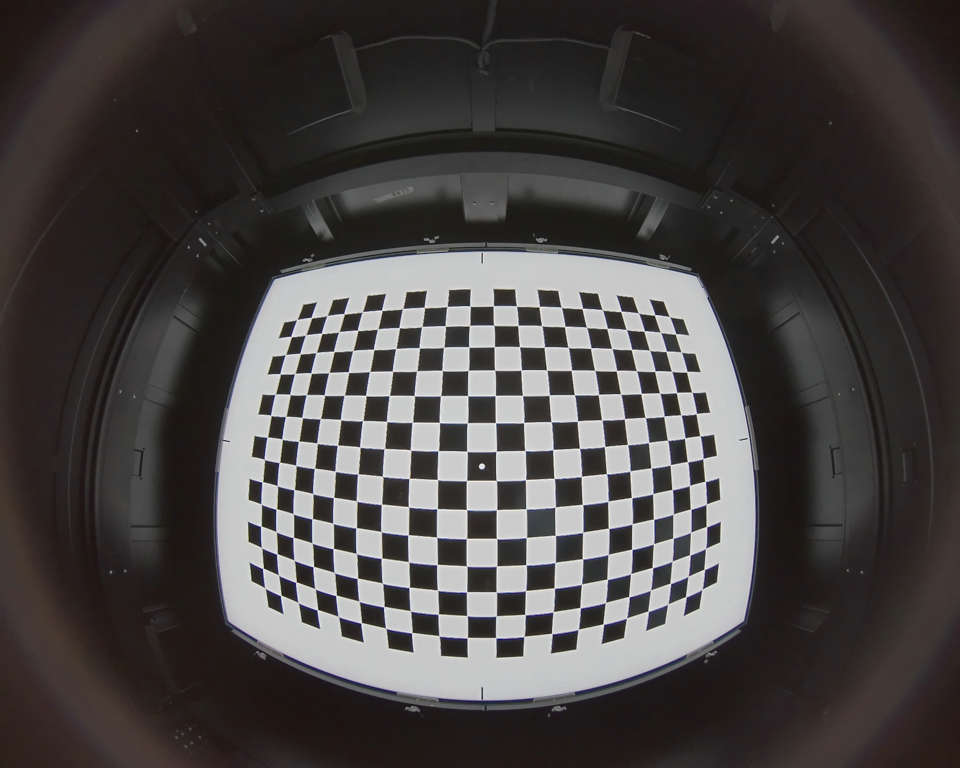
#> input picture examples/python/camera-calibration/input_images/Internal_reference_calibration_1.png, 1920 x 1536 px (shown at 1/2 size); its folder holds only this picture in this run
$ python build_calibration_contact_sheet.py
#> lines starting #> are read from the running program, lines starting #| are printed output that depends on the picture
# /// script
# requires-python = ">=3.10"
# dependencies = ["pillow==12.1.1"]
# ///
"""Build the contact sheet from the camera-calibration example's input photographs.

Run: uv run --script build_calibration_contact_sheet.py
"""
from pathlib import Path

from PIL import Image, ImageDraw, ImageFont

PUBLIC = Path(__file__).resolve().parents[4]
INPUTS = PUBLIC / "examples/python/camera-calibration/input_images"
OUTPUT = Path(__file__).with_name("calibration-inputs.avif")

photos = sorted(INPUTS.glob("*.png"), key=lambda p: int(p.stem.rsplit("_", 1)[1]))
width, height, label_height, gap = 480, 384, 36, 8
columns = 4
rows = (len(photos) + columns - 1) // columns
sheet = Image.new("RGB", (columns * (width + gap) - gap, rows * (height + label_height + gap) - gap), "white")
#> sheet: PIL image 1944x420 RGB; every value is 255
draw = ImageDraw.Draw(sheet)
font = ImageFont.load_default(size=20)
for i, path in enumerate(photos):
    x, y = (i % columns) * (width + gap), (i // columns) * (height + label_height + gap)
    with Image.open(path) as photo:
#> photo is the input picture: PIL image 1920x1536 RGB; mean R, G, B 73.6, 70, 69.4
        tile = photo.convert("RGB")
        tile.thumbnail((width, height), Image.Resampling.LANCZOS)
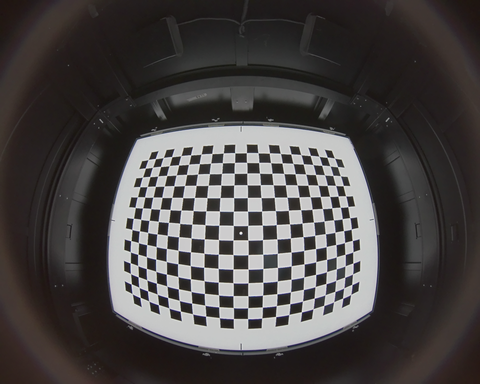
#> tile: PIL image 480x384 RGB; mean R, G, B 73.7, 70.1, 69.5
        sheet.paste(tile, (x + (width - tile.width) // 2, y + (height - tile.height) // 2))
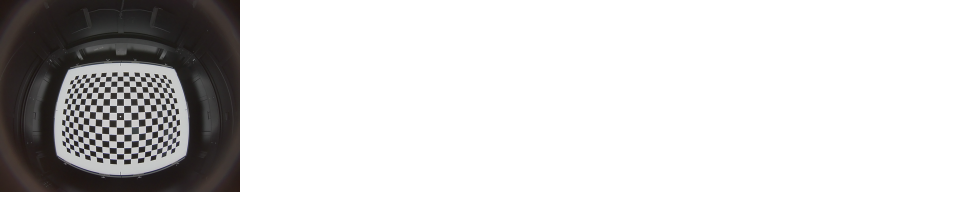
#> sheet: PIL image 1944x420 RGB (shown at 1/2 size); mean R, G, B 214.1, 213.2, 213.1
    draw.text((x + 10, y + height + 6), path.stem.rsplit("_", 1)[1], font=font, fill="#222222")
sheet.save(OUTPUT, quality=80, subsampling="4:4:4", speed=6)
print(OUTPUT)

$ run again, on examples/python/camera-calibration/input_images/Internal_reference_calibration_14.png
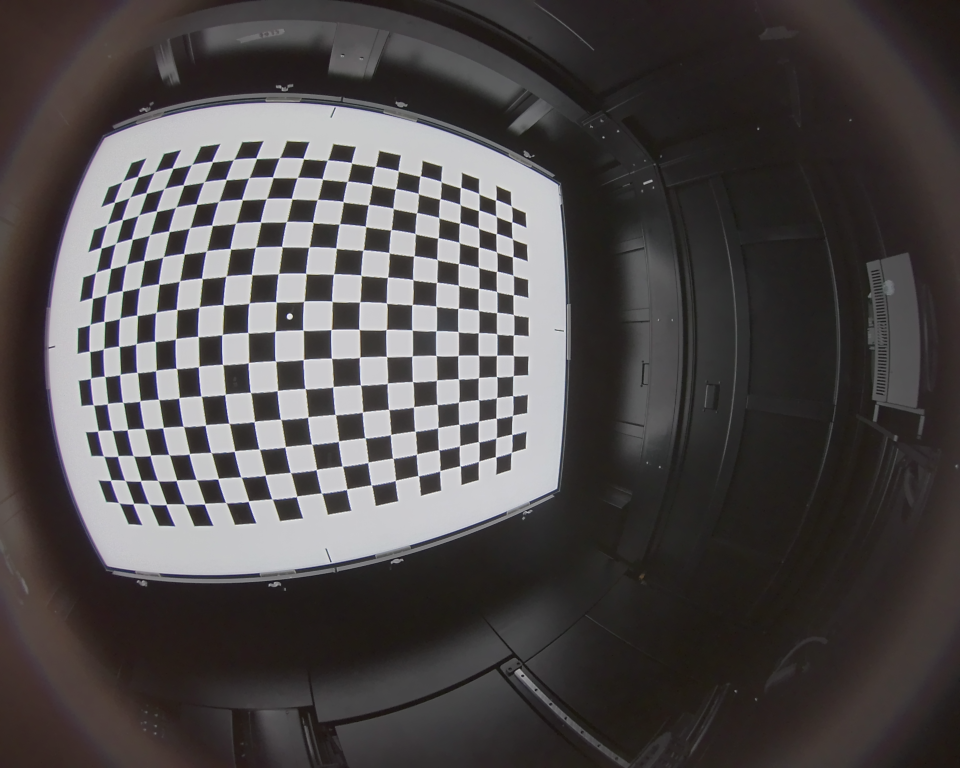
#> input picture examples/python/camera-calibration/input_images/Internal_reference_calibration_14.png, 1920 x 1536 px (shown at 1/2 size)
#> photo is the input picture: PIL image 1920x1536 RGB; mean R, G, B 78.6, 74.6, 74.8
#> `tile.thumbnail((width, height), Image.Resampling.LANCZOS)`:
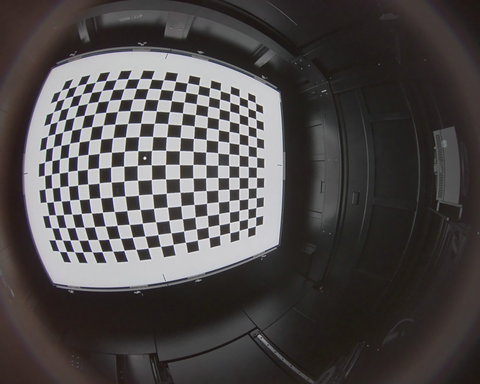
#> tile: PIL image 480x384 RGB; mean R, G, B 78.7, 74.7, 74.9
#> `sheet.paste(tile, (x + (width - tile.width) // 2, y + (height - tile.h..`:
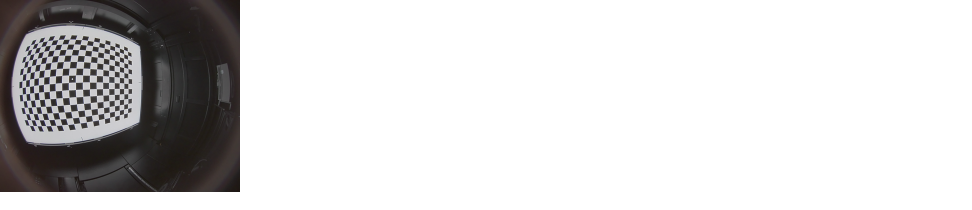
#> sheet: PIL image 1944x420 RGB (shown at 1/2 size); mean R, G, B 215.2, 214.3, 214.3

$ run again, on examples/python/camera-calibration/input_images/Internal_reference_calibration_15.png
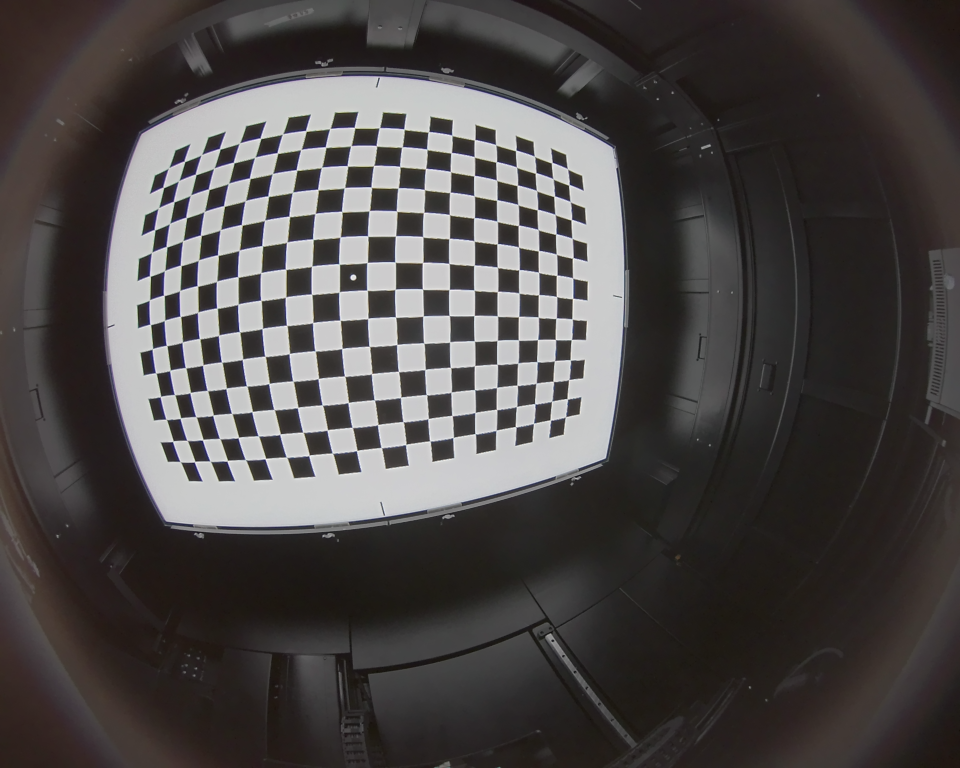
#> input picture examples/python/camera-calibration/input_images/Internal_reference_calibration_15.png, 1920 x 1536 px (shown at 1/2 size)
#> photo is the input picture: PIL image 1920x1536 RGB; mean R, G, B 76.6, 72.9, 72.3
#> `tile.thumbnail((width, height), Image.Resampling.LANCZOS)`:
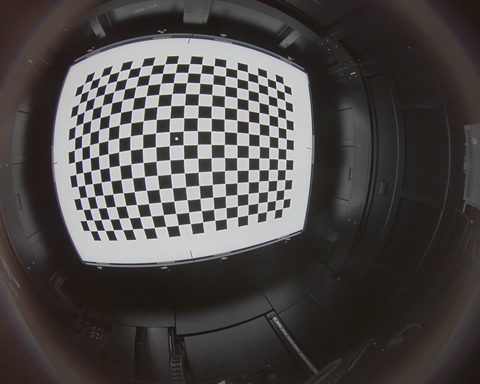
#> tile: PIL image 480x384 RGB; mean R, G, B 76.7, 73, 72.4
#> `sheet.paste(tile, (x + (width - tile.width) // 2, y + (height - tile.h..`:
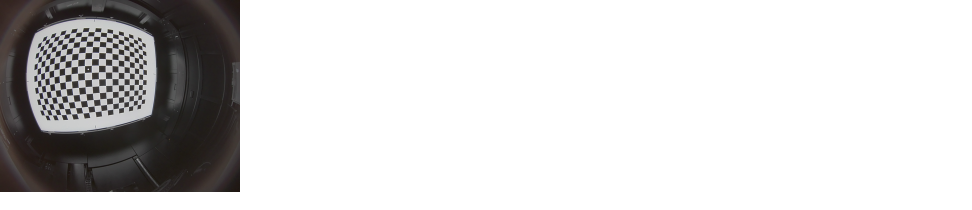
#> sheet: PIL image 1944x420 RGB (shown at 1/2 size); mean R, G, B 214.8, 213.9, 213.8

$ run again, on examples/python/camera-calibration/input_images/Internal_reference_calibration_3.png
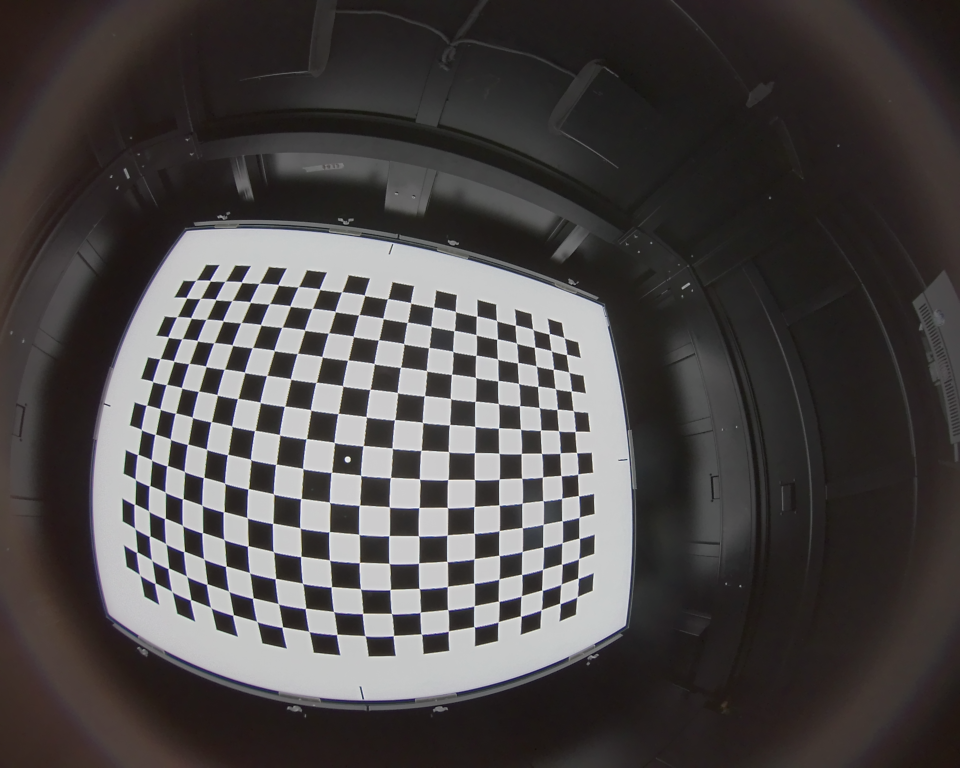
#> input picture examples/python/camera-calibration/input_images/Internal_reference_calibration_3.png, 1920 x 1536 px (shown at 1/2 size)
#> photo is the input picture: PIL image 1920x1536 RGB; mean R, G, B 75.8, 72.1, 71.8
#> `tile.thumbnail((width, height), Image.Resampling.LANCZOS)`:
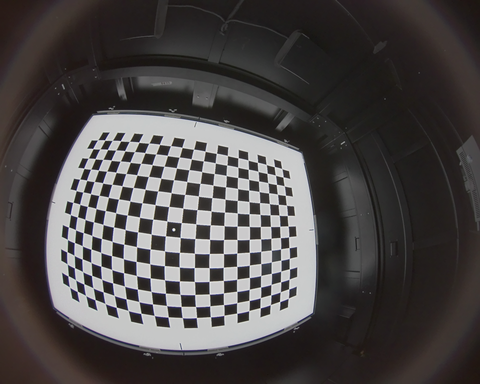
#> tile: PIL image 480x384 RGB; mean R, G, B 75.9, 72.2, 71.9
#> `sheet.paste(tile, (x + (width - tile.width) // 2, y + (height - tile.h..`:
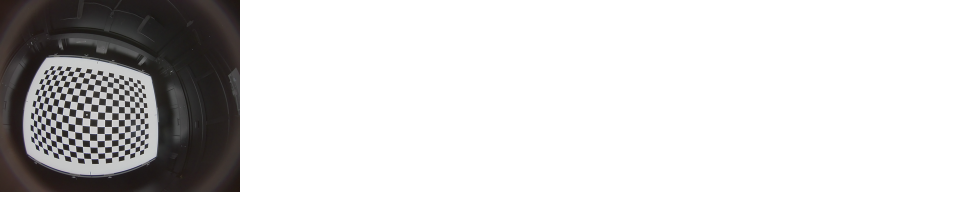
#> sheet: PIL image 1944x420 RGB (shown at 1/2 size); mean R, G, B 214.6, 213.7, 213.7

$ run again, on examples/python/camera-calibration/input_images/Internal_reference_calibration_11.png
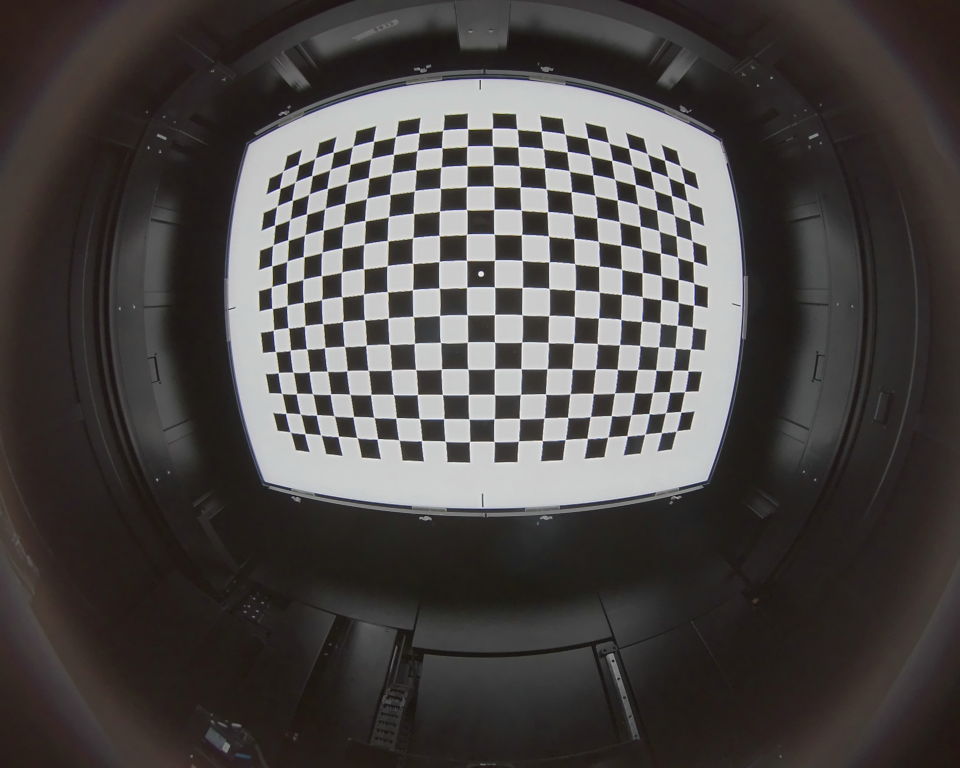
#> input picture examples/python/camera-calibration/input_images/Internal_reference_calibration_11.png, 1920 x 1536 px (shown at 1/2 size)
#> photo is the input picture: PIL image 1920x1536 RGB; mean R, G, B 74.6, 70.7, 69.8
#> `tile.thumbnail((width, height), Image.Resampling.LANCZOS)`:
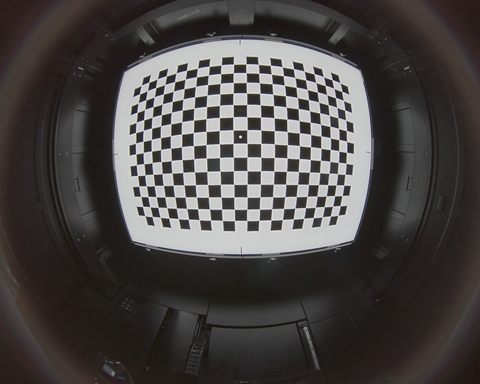
#> tile: PIL image 480x384 RGB; mean R, G, B 74.7, 70.9, 69.9
#> `sheet.paste(tile, (x + (width - tile.width) // 2, y + (height - tile.h..`:
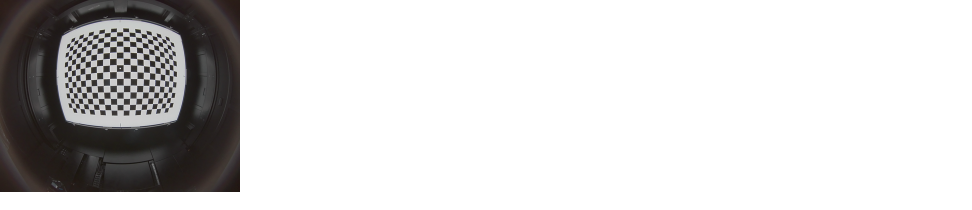
#> sheet: PIL image 1944x420 RGB (shown at 1/2 size); mean R, G, B 214.3, 213.4, 213.2
